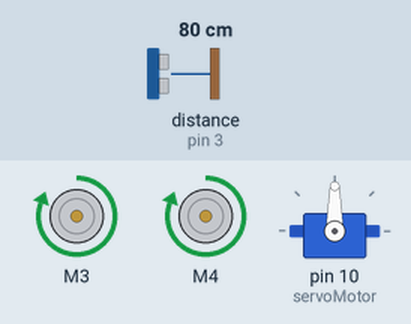
Bench run of a sketch on a simulated Arduino Uno, built with avr-gcc and run on an emulated ATmega328P. Shown: 2 × DC motor (green arrow = forward, orange = backward, longer = faster), servo. Wiring (inferred from the names in the program): ultrasonic range finder: trigger pin 9; echo pin 3. Inputs (shaded band) come from the test bench; at power-on: distance to the obstacle (sensor on pin 3) 80 cm. The echo pulse lasts 58.3 µs per cm.

Above: at 1.7 s.
1.8 s: distance to the obstacle (sensor on pin 3) set to 21 cm
3.3 s: distance to the obstacle (sensor on pin 3) set to 17 cm
At 3.6 s:
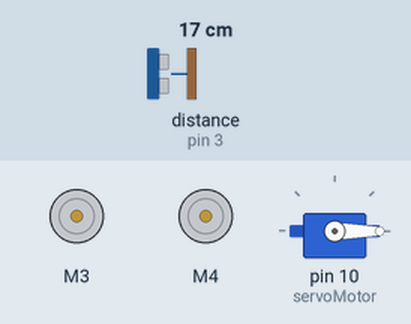
6.3 s: distance to the obstacle (sensor on pin 3) set to 35 cm
At 7.8 s:
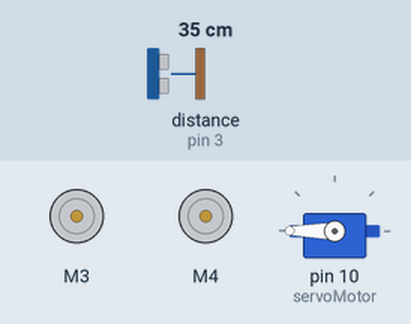
9.3 s: distance to the obstacle (sensor on pin 3) set to 2 cm
At 11.7 s:
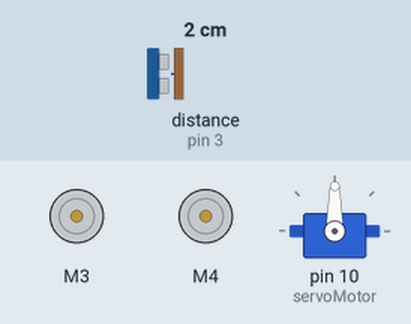
12.3 s: distance to the obstacle (sensor on pin 3) set to 120 cm
At 14.9 s:
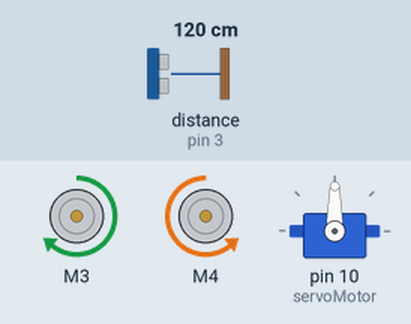
15.3 s: distance to the obstacle (sensor on pin 3) set to 4 cm
At 17.95 s:
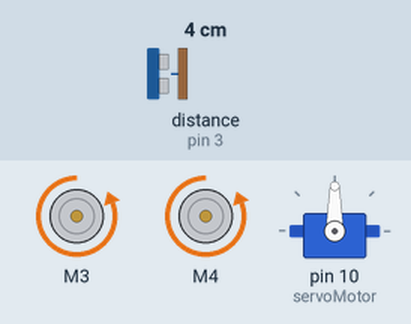
Timing chart, 0 to 19.3 s (numbered marks = the images above; inputs shaded):
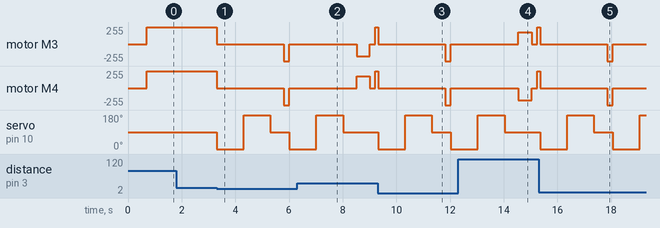

The sketch:

ObstacleAvoidingCar.ino
```cpp
#include <AFMotor.h>
#include <Servo.h>

// Define constants
#define F FORWARD
#define B BACKWARD
#define R RELEASE
#define MAX_SPEED 255
#define TURN_SPEED 180
#define TRIG 9
#define ECHO 3
#define THRESHOLD 18

// Define error codes
#define ERROR_NO_ECHO 0
#define ERROR_TIMEOUT -1

//  Variable declarations
AF_DCMotor m3(3);  // Motor 3 & 2
AF_DCMotor m4(4);  // Motor 4 & 1
Servo servoMotor;  // Servo motor attached with ultrasonic sensor
int distance = 0;
char dir = '0';

void setMotors(uint8_t speed) {
  // Set the speed of geared DC motors
  m3.setSpeed(speed);
  m4.setSpeed(speed);
}

void move(int state) {
  // Define the movement state of geared DC motors
  m3.run(state);
  m4.run(state);
}

void turnLeft() {
  // To turn the car left
  m3.run(F);
  m4.run(B);
  delay(500);
  move(R);
}

void turnRight() {
  // To turn the car right
  m3.run(B);
  m4.run(F);
  delay(500);
  move(R);
}

inline void rotateServo(uint8_t angle) {
  servoMotor.write(angle);  // Turn servo to angle
}

int getDistance() {
  digitalWrite(TRIG, LOW);
  delayMicroseconds(2);
  digitalWrite(TRIG, HIGH);  // Transmit Ultrasonic waves
  delayMicroseconds(10);     // For 10 microsec
  digitalWrite(TRIG, LOW);   // Stop Transmitting Ultrasonic waves

  unsigned long pulseTime = pulseIn(ECHO, HIGH, 20000);  // Get the pulse time in microseconds
  // Check if the pulseTime is 0 or exceeds the timeout (indicating no echo received)
  if (pulseTime == 0 || pulseTime >= 20000) {
    // Return appropriate error code
    return (pulseTime == 0) ? ERROR_NO_ECHO : ERROR_TIMEOUT;
  }
  int distance = (float)pulseTime * 0.0343 / 2;  // Calculate distance using the pulse time

  return distance;  // Return distance
}

inline bool isValidDistance(int distance) {
  return (distance > 0) ? true : false;
}

char getDirection() {
  int dist[2] = { 0, 0 };
  char dir = '0';
  rotateServo(0);
  delay(500);
Right:
  dist[0] = getDistance();
  if (!isValidDistance(dist[0]))  // Check if distance is valid
    goto Right;
  delay(500);  // Wait for 500 msec

  rotateServo(180);
  delay(500);
Left:
  dist[1] = getDistance();
  if (!isValidDistance(dist[1]))  // Check if distance is valid
    goto Left;
  delay(500);  // Wait for 500 msec

  rotateServo(90);
  delay(500);

  if ((dist[0] <= THRESHOLD) && (dist[1] <= THRESHOLD))
    dir = '0';
  else if ((dist[0] > THRESHOLD) || (dist[1] > THRESHOLD)) {
    if (dist[0] > dist[1])
      dir = 'R';
    else if (dist[0] < dist[1])
      dir = 'L';
    else if (dist[0] == dist[1])
      dir = 'L';
  }

  return dir;
}

void setup() {
  pinMode(TRIG, OUTPUT);    // Set TRIG for output
  pinMode(ECHO, INPUT);     // Set ECHO for input
  digitalWrite(TRIG, LOW);  // Set default voltage of TRIG
  setMotors(MAX_SPEED);     // Set the speed of the geared DC motors
  servoMotor.attach(10);    // Attach servo to pin no 10
  rotateServo(90);          // Set servo at 90 degrees
  delay(500);
}

void loop() {
  delay(200);
Start:
  distance = getDistance();
  if (!isValidDistance(distance))  // Check if distance is valid
    goto Start;
  if (distance >= THRESHOLD) {
    move(F);
  }

  while (distance >= THRESHOLD) {
    // Measure the distance after every 50 msec
    delay(50);
    distance = getDistance();
  }
  move(R);  // Stop when distance is less than the threshold

  dir = getDirection();  // Get the direction
  setMotors(TURN_SPEED);

  switch (dir) {
    // Turn to the direction recieved earlier
    case '0': move(B); break;
    case 'L': turnLeft(); break;
    case 'R': turnRight(); break;
  }
  setMotors(MAX_SPEED);
}
```

Measured:
- the behaviour switches between 19 and 18 cm on distance to the obstacle (sensor on pin 3) (found by bisection; images 0 and 1)
- after the input at 1.8 s, every drawn part: stays the same
- after the input at 3.3 s, motor M3, motor M4: forward 255/255 → stopped at once, → backward 255/255 2.5 s later, → stopped 0.20 s later; servo on pin 10 (servoMotor): 90° → 0° at once, → 180° 1.0 s later, → 90° 1.0 s later, → 0° 0.70 s later
- after the input at 6.3 s, servo on pin 10 (servoMotor): goes on until 8.0 s, then stays 90°
- after the input at 9.3 s, motor M3, motor M4: forward 255/255 → stopped at once, → backward 255/255 2.5 s later, → stopped 0.20 s later; servo on pin 10 (servoMotor): 90° → 0° at once, → 180° 1.0 s later, → 90° 1.0 s later, → 0° 0.70 s later
- after the input at 12.3 s, servo on pin 10 (servoMotor): goes on until 14.0 s, then stays 90°
- after the input at 15.3 s, motor M3, motor M4: forward 255/255 → stopped after 0.06 s, → backward 255/255 2.5 s later, → stopped 0.20 s later; servo on pin 10 (servoMotor): 90° → 0° after 0.06 s, → 180° 1.0 s later, → 90° 1.0 s later, → 0° 0.70 s later, … (5 changes in this stretch)
